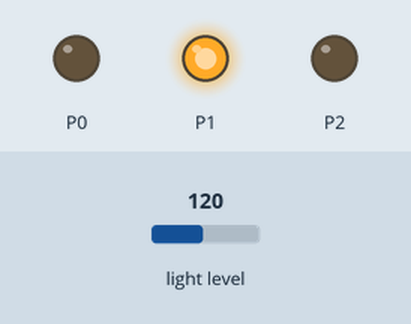
Simulated run of this program. Board: BBC micro:bit (MakeCode). Shown: output pins drawn as LEDs (lit = HIGH). The test bench sets the inputs (shaded band); at power-on: light level 120.

Above: at 1.2 s.
1.3 s: light level set to 103
2.8 s: light level set to 97
At 3.6 s:
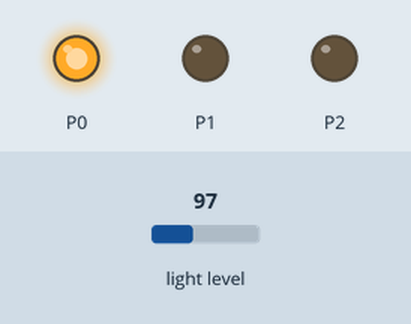
4.3 s: light level set to 250
At 4.9 s:
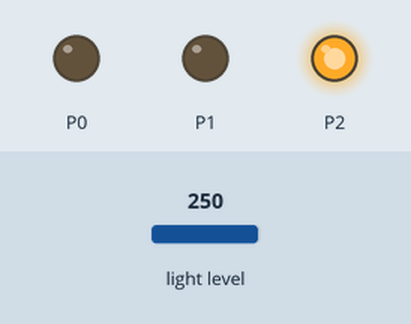
5.8 s: light level set to 204
7.3 s: light level set to 197
At 8.4 s:
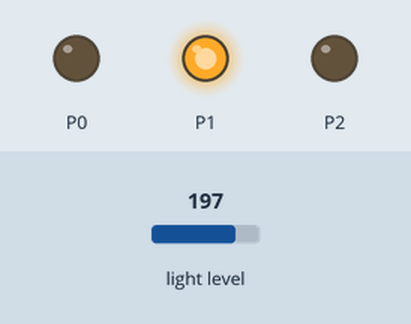
8.8 s: light level set to 5
At 9.5 s:
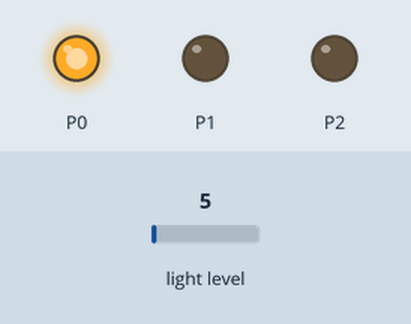
Timing chart, 0 to 11.3 s (numbered marks = the images above; inputs shaded):
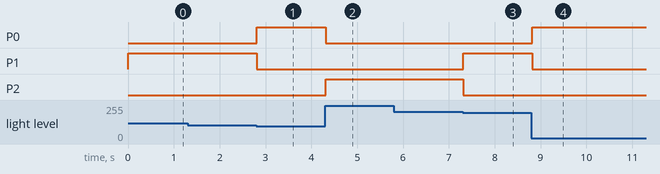

Measured:
- the behaviour switches between 101 and 100 on light level (found by bisection; images 0 and 1)
- the behaviour switches between 201 and 200 on light level (found by bisection; images 2 and 3)
- after the input at 1.3 s, every drawn part: stays the same
- after the input at 2.8 s, P0: LOW → HIGH at once; P1: HIGH → LOW at once
- after the input at 4.3 s, P0: HIGH → LOW at once; P2: LOW → HIGH at once
- after the input at 5.8 s, every drawn part: stays the same
- after the input at 7.3 s, P1: LOW → HIGH at once; P2: HIGH → LOW at once
- after the input at 8.8 s, P0: LOW → HIGH at once; P1: HIGH → LOW at once

The program:

main.ts
```typescript
let 빛센서 = 0
basic.forever(function () {
    빛센서 = 0
    if (input.lightLevel() <= 100) {
        pins.digitalWritePin(DigitalPin.P0, 1)
    } else {
        pins.digitalWritePin(DigitalPin.P0, 0)
    }
    if (input.lightLevel() > 100 && input.lightLevel() <= 200) {
        pins.digitalWritePin(DigitalPin.P1, 1)
    } else {
        pins.digitalWritePin(DigitalPin.P1, 0)
    }
    if (input.lightLevel() > 200) {
        pins.digitalWritePin(DigitalPin.P2, 1)
    } else {
        pins.digitalWritePin(DigitalPin.P2, 0)
    }
})
```

test.ts
```typescript
// 테스트는 여기로 이동합니다; 이 패키지가 확장으로 사용될 때 컴파일되지 않을 것 입니다.
```
